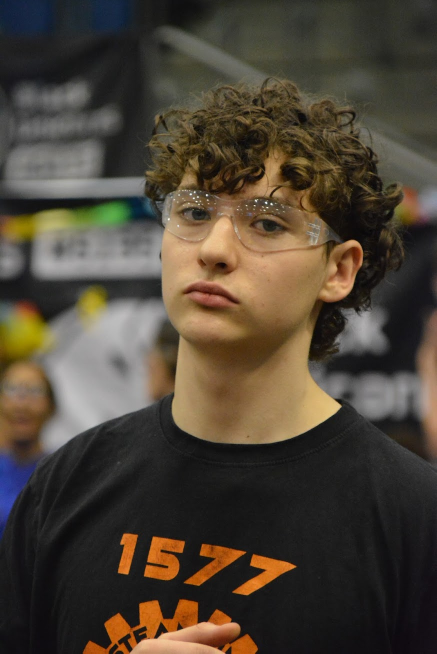
#> input picture yoni.JPG, 873 x 1307 px, found by its file name (shown at 1/2 size)
$ python blur-team-photos.py
#> lines starting #> are read from the running program, lines starting #| are printed output that depends on the picture
"""One-off: bake blur into team photos and move originals out of the web root."""
from pathlib import Path
from shutil import move

from PIL import Image, ImageFilter

ROOT = Path(__file__).resolve().parents[1]
PRIVATE = ROOT.parent / "TTM-team-photos-private"
PUBLIC = ROOT / "team"

PHOTOS = [
    ("yoni.JPG", "yoni.jpg"),
    ("micah.png", "micah.jpg"),
    ("ItamarTold.jpeg", "itamar.jpg"),
    ("tamir.jpeg", "tamir.jpg"),
]

BLUR_RADIUS = 28
OUTPUT_SIZE = 420


def bake_blur(src: Path, dst: Path) -> None:
    img = Image.open(src).convert("RGB")
#> img is the input picture: PIL image 873x1307 RGB; mean R, G, B 77.3, 67.7, 55
    for _ in range(4):
        img = img.filter(ImageFilter.GaussianBlur(radius=BLUR_RADIUS))
#> this loop made 4 passes
#> pass 1, in bake_blur, `img = img.filter(ImageFilter.GaussianBlur(radius=BLUR_RADIUS))`:
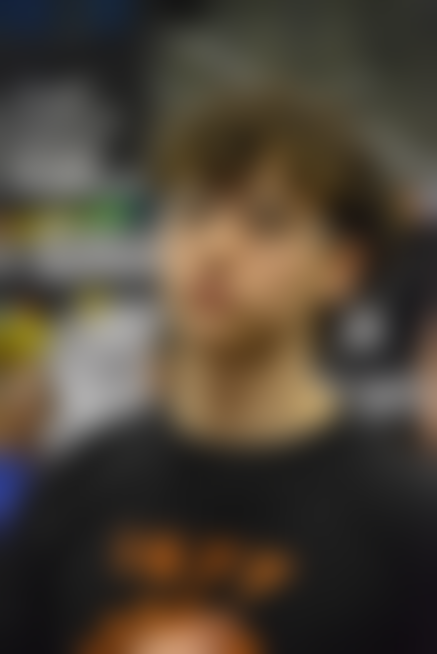
#> img: PIL image 873x1307 RGB (shown at 1/2 size); mean R, G, B 77.3, 67.7, 55.1
#> pass 3, in bake_blur, `img = img.filter(ImageFilter.GaussianBlur(radius=BLUR_RADIUS))`:
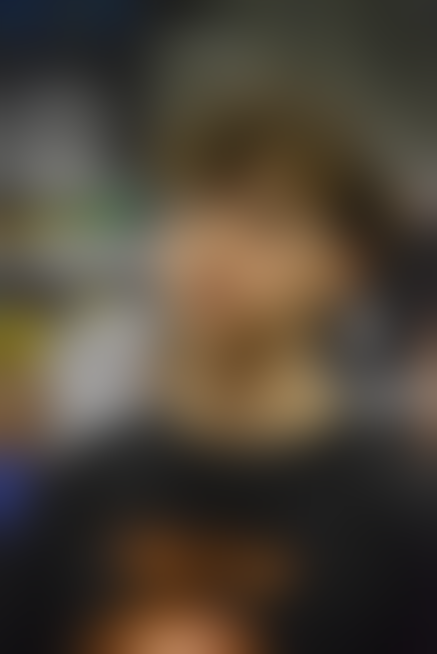
#> img: PIL image 873x1307 RGB (shown at 1/2 size); mean R, G, B 77.3, 67.7, 55.1
    w, h = img.size
#> w = 873; h = 1307
    small = img.resize((max(64, w // 6), max(64, h // 6)), Image.Resampling.LANCZOS)
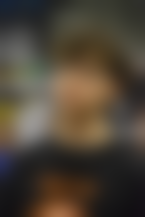
#> small: PIL image 145x217 RGB; mean R, G, B 77.3, 67.7, 55.1
    img = small.resize((OUTPUT_SIZE, OUTPUT_SIZE), Image.Resampling.LANCZOS)
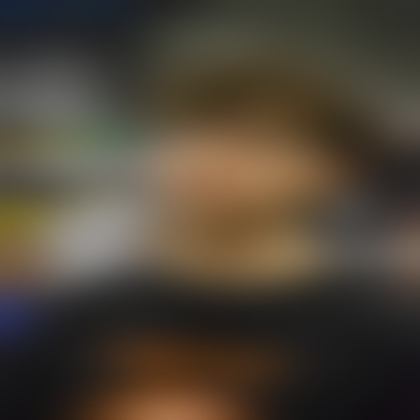
#> img: PIL image 420x420 RGB; mean R, G, B 77.3, 67.7, 55.1
    dst.parent.mkdir(parents=True, exist_ok=True)
    img.save(dst, format="JPEG", quality=82, optimize=True)


def main() -> None:
    PRIVATE.mkdir(parents=True, exist_ok=True)
    PUBLIC.mkdir(parents=True, exist_ok=True)

    for src_name, dst_name in PHOTOS:
        src = ROOT / src_name
        if not src.exists():
            private_src = PRIVATE / src_name
            if private_src.exists():
                src = private_src
            else:
                print(f"skip missing: {src_name}")
                continue

        private_dst = PRIVATE / src_name
        if src.parent == ROOT:
            if not private_dst.exists():
                move(str(src), str(private_dst))
            src = private_dst

        bake_blur(src, PUBLIC / dst_name)
        print(f"ok {dst_name}")
#> pass 2 of the loop in main, `for src_name, dst_name in PHOTOS:`:
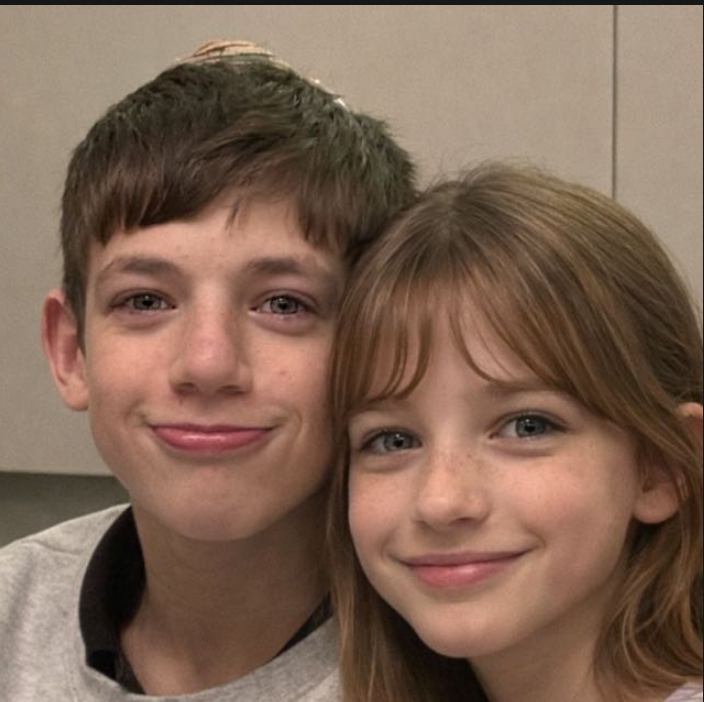
#> input picture micah.png, 704 x 702 px, found by its file name
#> the loop in bake_blur (call 2), `for _ in range(4):` made 4 passes
#> pass 1, in bake_blur (call 2), `img = img.filter(ImageFilter.GaussianBlur(radius=BLUR_RADIUS))`:
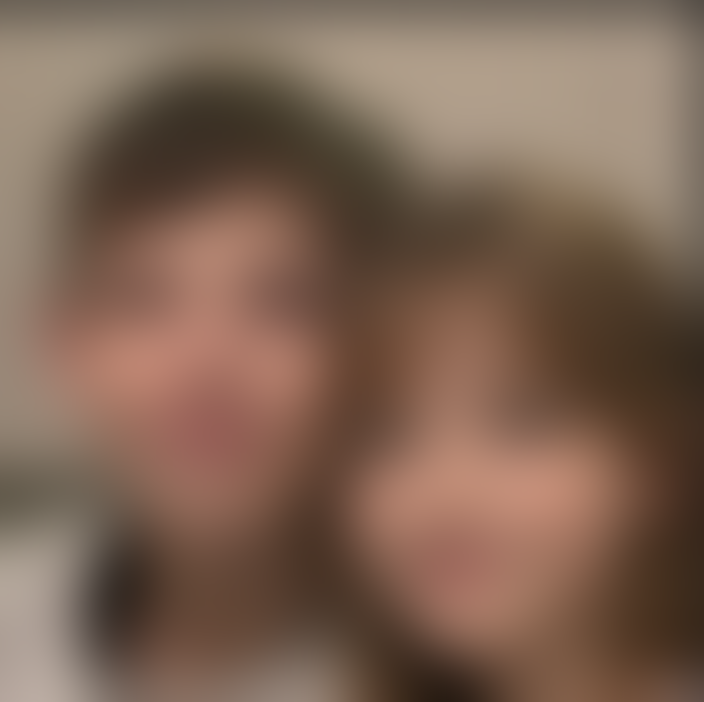
#> img: PIL image 704x702 RGB; mean R, G, B 125.1, 99.1, 82.8
#> pass 3, in bake_blur (call 2), `img = img.filter(ImageFilter.GaussianBlur(radius=BLUR_RADIUS))`:
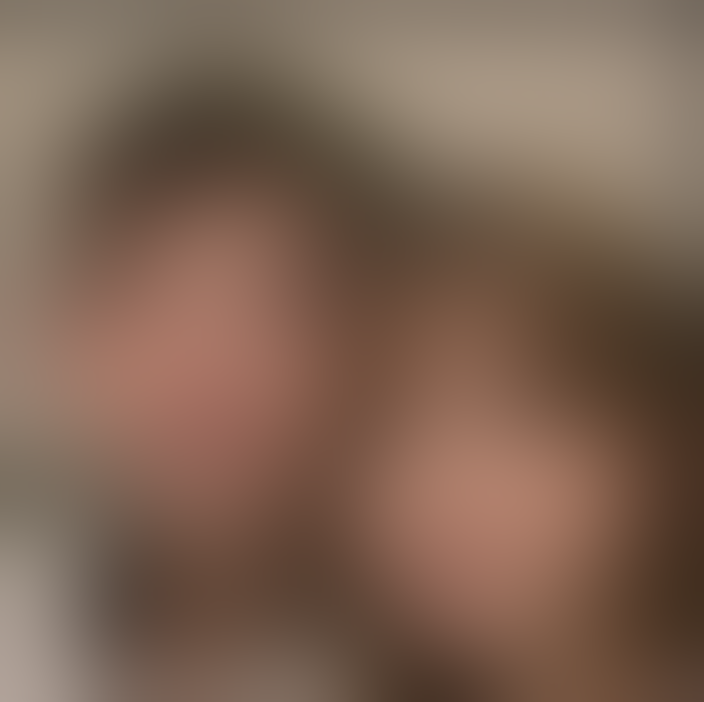
#> img: PIL image 704x702 RGB; mean R, G, B 124.9, 98.9, 82.7
#> small: PIL image 117x117 RGB
#> pass 3 of the loop in main, `for src_name, dst_name in PHOTOS:`:
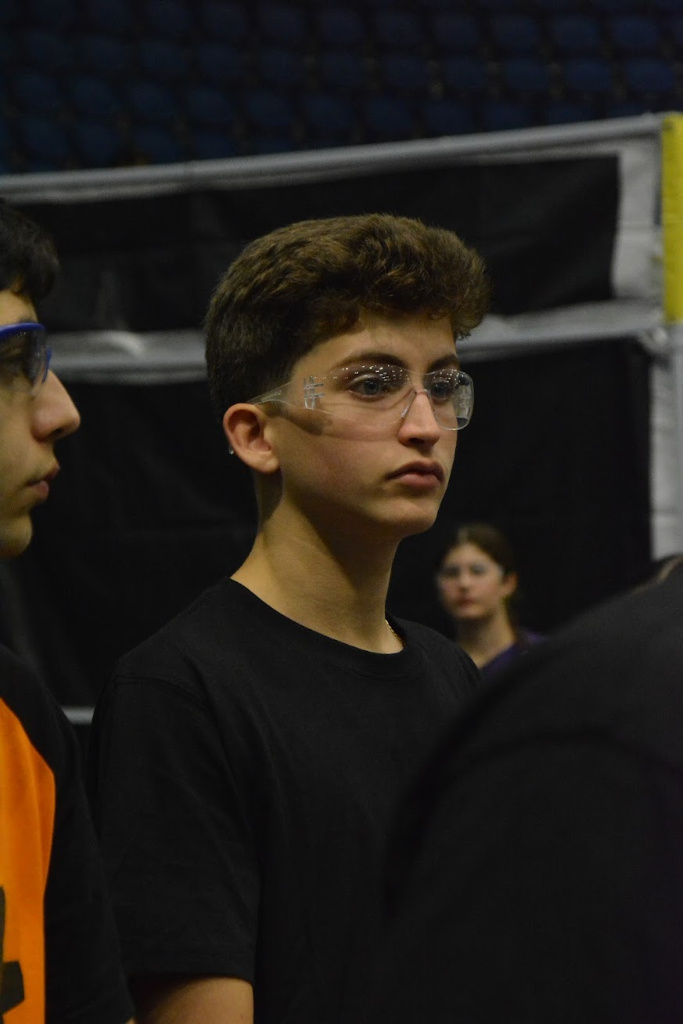
#> input picture ItamarTold.jpeg, 683 x 1024 px, found by its file name
#> in bake_blur, img is the input picture: PIL image 683x1024 RGB; mean R, G, B 36.5, 31.6, 26.3
#> the loop in bake_blur (call 3), `for _ in range(4):` made 4 passes
#> pass 1, in bake_blur (call 3), `img = img.filter(ImageFilter.GaussianBlur(radius=BLUR_RADIUS))`:
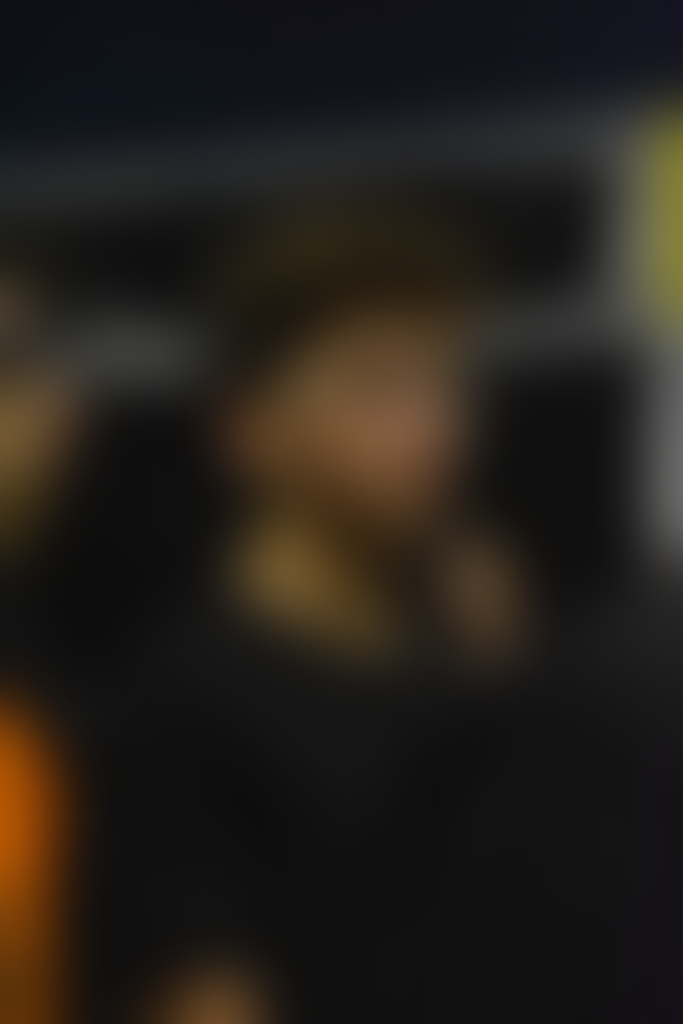
#> img: PIL image 683x1024 RGB; mean R, G, B 36.6, 31.7, 26.4
#> small: PIL image 113x170 RGB
#> in bake_blur (call 3), `img = small.resize((OUTPUT_SIZE, OUTPUT_SIZE), Image.Resampling.LANCZOS)`:
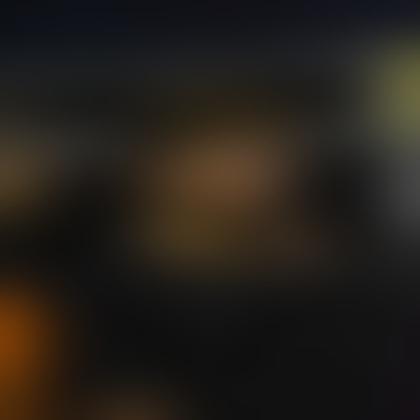
#> img: PIL image 420x420 RGB; mean R, G, B 36.9, 31.9, 26.4
#> the loop made 4 passes; the first 3 are shown


if __name__ == "__main__":
    main()
